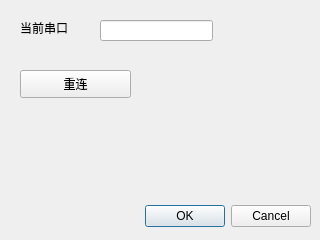
<?xml version="1.0" encoding="UTF-8"?>
<ui version="4.0">
 <class>Dialog_dianji</class>
 <widget class="QDialog" name="Dialog_dianji">
  <property name="geometry">
   <rect>
    <x>0</x>
    <y>0</y>
    <width>320</width>
    <height>240</height>
   </rect>
  </property>
  <property name="windowTitle">
   <string>电机</string>
  </property>
  <widget class="QDialogButtonBox" name="buttonBox">
   <property name="geometry">
    <rect>
     <x>10</x>
     <y>200</y>
     <width>301</width>
     <height>32</height>
    </rect>
   </property>
   <property name="orientation">
    <enum>Qt::Horizontal</enum>
   </property>
   <property name="standardButtons">
    <set>QDialogButtonBox::Cancel|QDialogButtonBox::Ok</set>
   </property>
  </widget>
  <widget class="QLabel" name="label">
   <property name="geometry">
    <rect>
     <x>20</x>
     <y>20</y>
     <width>68</width>
     <height>15</height>
    </rect>
   </property>
   <property name="text">
    <string>当前串口</string>
   </property>
  </widget>
  <widget class="QLineEdit" name="lineEdit">
   <property name="geometry">
    <rect>
     <x>100</x>
     <y>20</y>
     <width>113</width>
     <height>21</height>
    </rect>
   </property>
  </widget>
  <widget class="QPushButton" name="pushButton">
   <property name="geometry">
    <rect>
     <x>20</x>
     <y>70</y>
     <width>111</width>
     <height>28</height>
    </rect>
   </property>
   <property name="text">
    <string>重连</string>
   </property>
  </widget>
 </widget>
 <resources/>
 <connections>
  <connection>
   <sender>buttonBox</sender>
   <signal>accepted()</signal>
   <receiver>Dialog_dianji</receiver>
   <slot>accept()</slot>
   <hints>
    <hint type="sourcelabel">
     <x>248</x>
     <y>254</y>
    </hint>
    <hint type="destinationlabel">
     <x>157</x>
     <y>274</y>
    </hint>
   </hints>
  </connection>
  <connection>
   <sender>buttonBox</sender>
   <signal>rejected()</signal>
   <receiver>Dialog_dianji</receiver>
   <slot>reject()</slot>
   <hints>
    <hint type="sourcelabel">
     <x>316</x>
     <y>260</y>
    </hint>
    <hint type="destinationlabel">
     <x>286</x>
     <y>274</y>
    </hint>
   </hints>
  </connection>
 </connections>
</ui>
